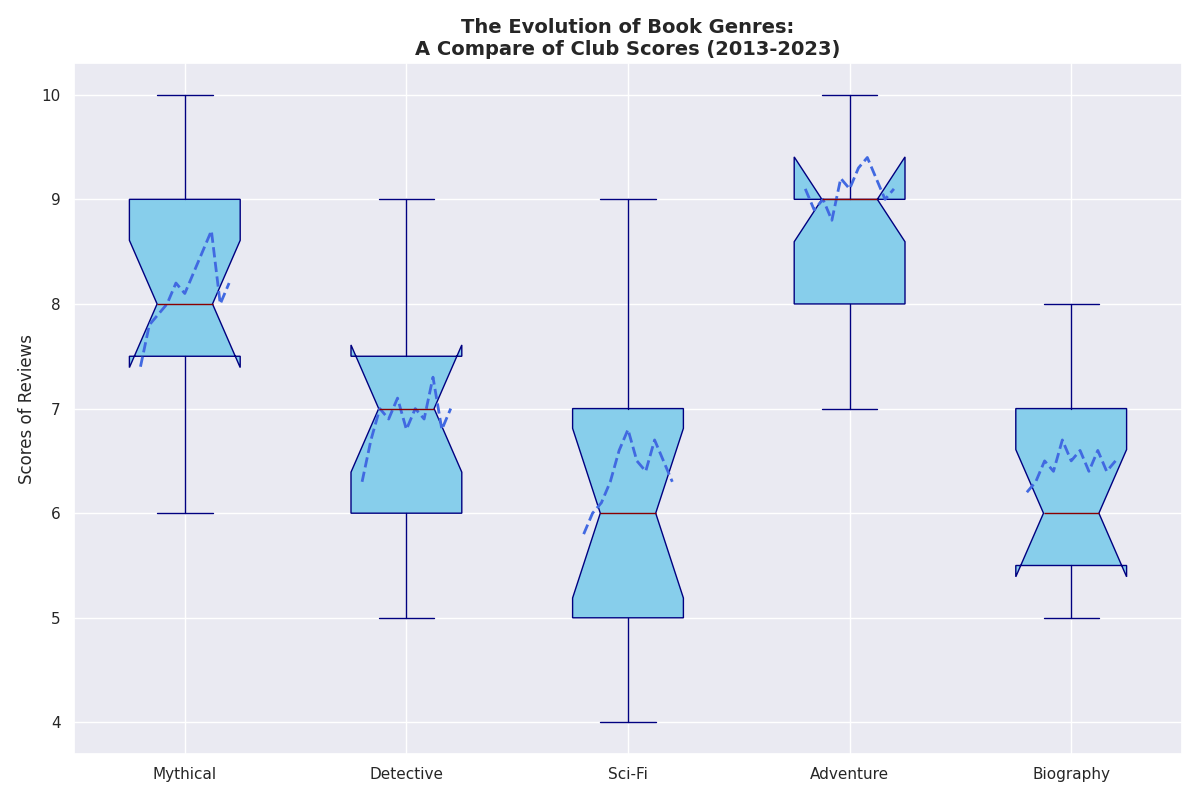

Write Python code to recreate this figure.
import matplotlib.pyplot as plt

fiction_scores = [8, 9, 7, 9, 6, 8, 8, 8, 9, 9, 8, 7, 10, 7, 8]
mystery_scores = [7, 8, 6, 8, 7, 6, 9, 7, 8, 6, 7, 7, 6, 5, 6]
science_fiction_scores = [7, 5, 5, 7, 4, 6, 6, 8, 7, 5, 9, 6, 6, 4, 6]
fantasy_scores = [8, 9, 7, 8, 8, 9, 9, 9, 10, 10, 9, 8, 10, 9, 8]
non_fiction_scores = [5, 7, 8, 6, 6, 7, 5, 6, 6, 5, 5, 7, 7, 8, 6]

genre_scores = [
    fiction_scores,
    mystery_scores,
    science_fiction_scores,
    fantasy_scores,
    non_fiction_scores
]

genres = ['Mythical', 'Detective', 'Sci-Fi', 'Adventure', 'Biography']

years = list(range(2013, 2024))
avg_scores = [
    [7.4, 7.8, 7.9, 8.0, 8.2, 8.1, 8.3, 8.5, 8.7, 8.0, 8.2],
    [6.3, 6.7, 7.0, 6.9, 7.1, 6.8, 7.0, 6.9, 7.3, 6.8, 7.0],
    [5.8, 6.0, 6.1, 6.3, 6.6, 6.8, 6.5, 6.4, 6.7, 6.5, 6.3],
    [9.1, 8.9, 9.0, 8.8, 9.2, 9.1, 9.3, 9.4, 9.2, 9.0, 9.1],
    [6.2, 6.3, 6.5, 6.4, 6.7, 6.5, 6.6, 6.4, 6.6, 6.4, 6.5]
]

fig, ax = plt.subplots(figsize=(12, 8))
ax.boxplot(genre_scores, notch=True, patch_artist=True, 
           boxprops=dict(facecolor='skyblue', color='navy'),
           whiskerprops=dict(color='navy'),
           capprops=dict(color='navy'),
           medianprops=dict(color='darkred'),
           flierprops=dict(marker='o', markerfacecolor='gray', markersize=6, linestyle='none', markeredgecolor='black'))

single_color = 'royalblue'
for i, scores in enumerate(avg_scores, start=1):
    ax.plot([i - 0.2 + 0.4 * (j / (len(years)-1)) for j in range(len(years))], scores, color=single_color, linestyle='--', linewidth=2)

ax.set_title("The Evolution of Book Genres:\nA Compare of Club Scores (2013-2023)", fontsize=14, fontweight='bold')
ax.set_ylabel('Scores of Reviews', fontsize=12)
ax.set_xticks(range(1, len(genres) + 1))
ax.set_xticklabels(genres, fontsize=11)

plt.tight_layout()
plt.show()
